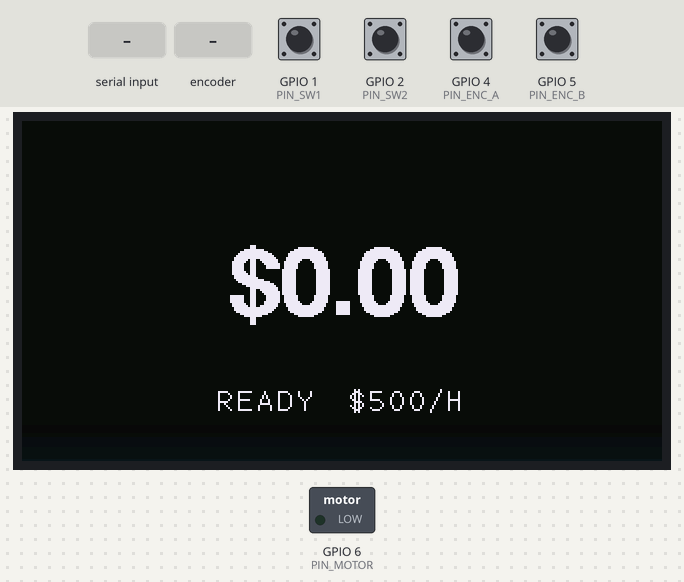
Simulated run of this sketch. Board: ESP32-S3. On the bench: 320×170 colour display, switched loads named in the sketch (green lamp = pin HIGH). Inputs (shaded band) come from the test bench; at power-on: GPIO 1 (PIN_SW1), GPIO 2 (PIN_SW2), GPIO 4 (PIN_ENC_A), GPIO 5 (PIN_ENC_B) HIGH. EEPROM starts erased; what the sketch prints to the serial monitor is not drawn.

Above: at 1.4 s.
1.5 s: GPIO 1 (PIN_SW1) pulled LOW for 0.2 s
At 2.34 s:
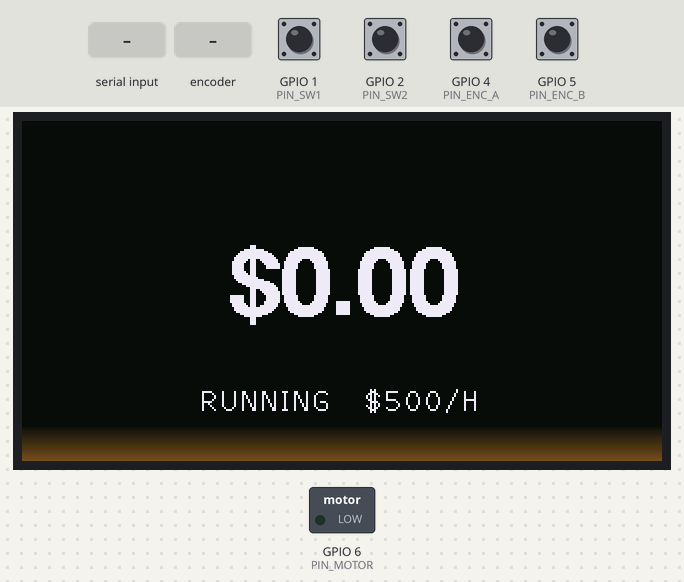
4.6 s: "s" received over Serial
At 6.0 s:
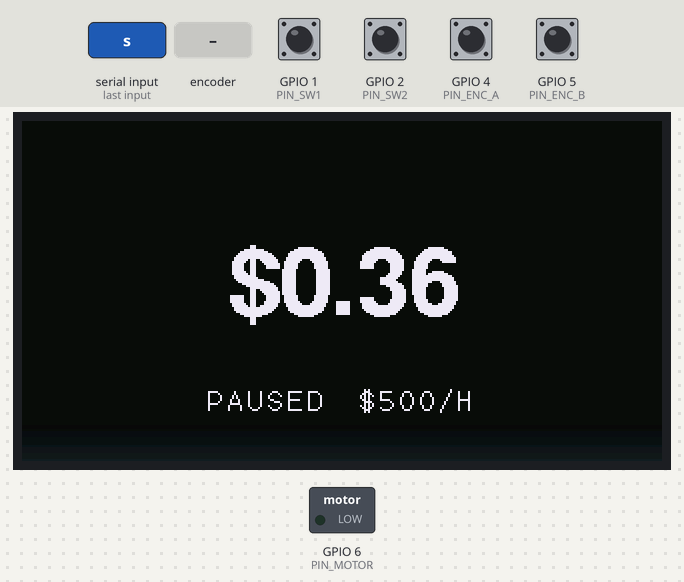
6.3 s: "s" received over Serial
At 7.41 s:
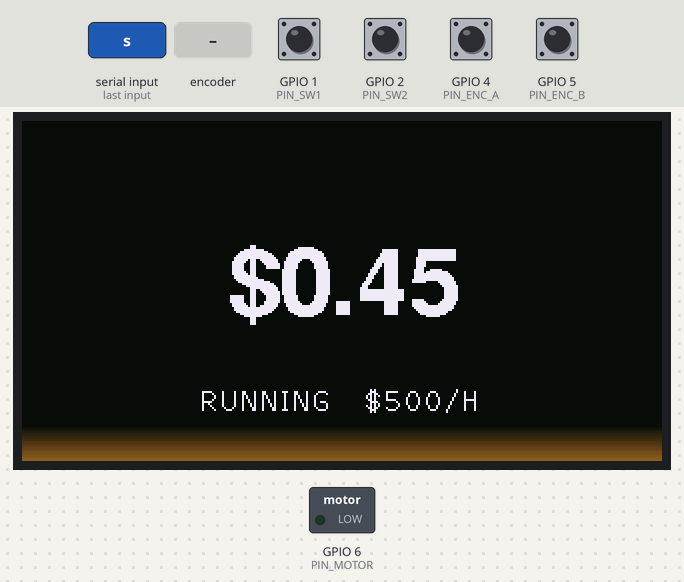
9.0 s: rotary encoder on GPIO 4 (PIN_ENC_A) / GPIO 5 (PIN_ENC_B) turned 1 step (first pin leading)
At 9.7 s:
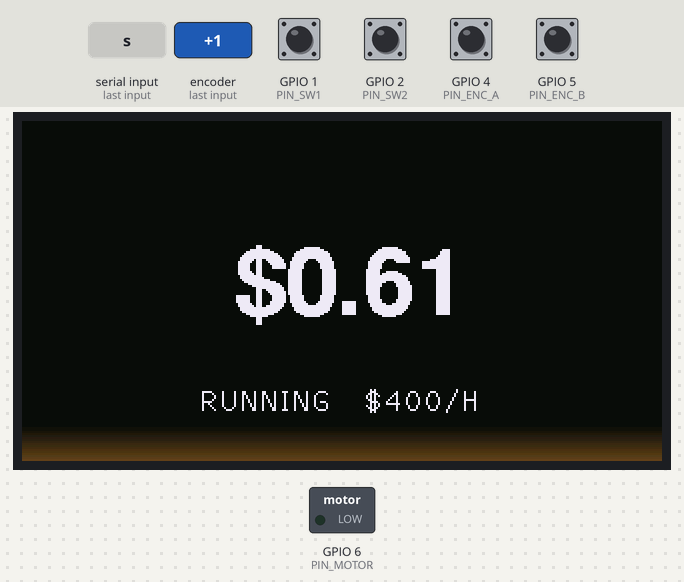
11.6 s: GPIO 2 (PIN_SW2) pulled LOW for 1 s
At 12.97 s:
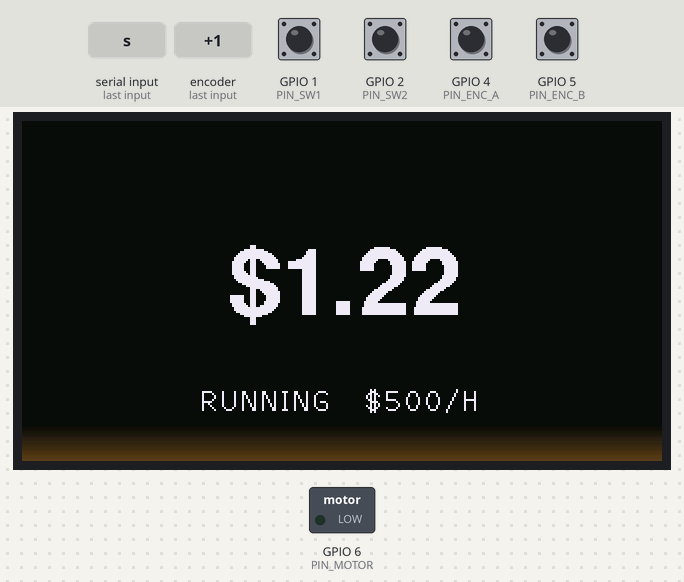
14.3 s: "t" received over Serial
At 16.73 s:
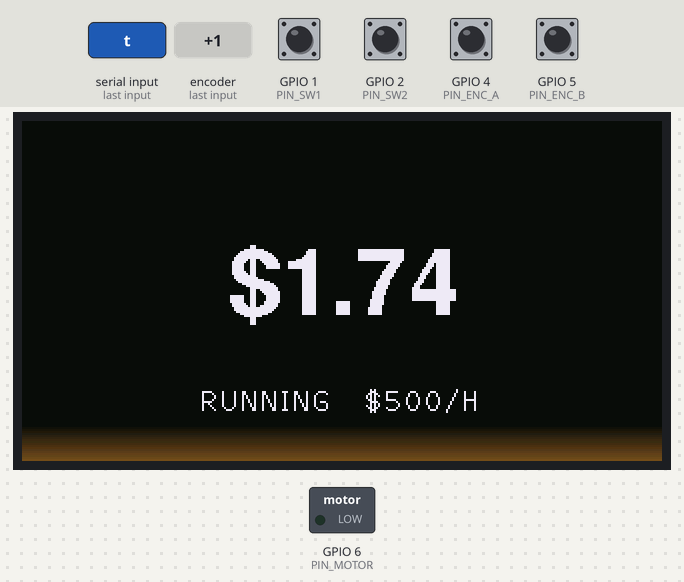
Timing chart, 0 to 18.2 s (numbered marks = the images above; inputs shaded):
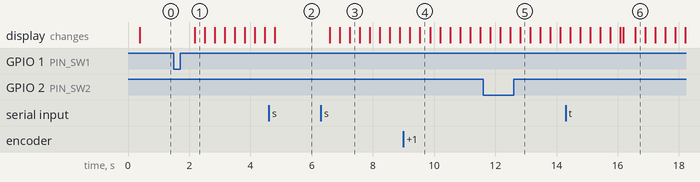

Measured:
- after the input at 1.5 s, the display: changes after 0.69 s (image 1)
- after the input at 4.6 s, the display: changes after 0.20 s (image 2)
- after the input at 6.3 s, the display: first changes after 0.30 s (image 3 shows a later state)

The sketch:

openai_gpt-5.5_rep2.ino
```cpp
#include <Arduino.h>
#include <Preferences.h>
#include "driver/gpio.h"

#define LGFX_USE_V1
#include <LovyanGFX.hpp>
class LGFX : public lgfx::LGFX_Device {
  lgfx::Panel_ST7789 _panel; lgfx::Bus_SPI _bus; lgfx::Light_PWM _light;
public:
  LGFX() {
    { auto cfg = _bus.config(); cfg.spi_host = SPI2_HOST; cfg.spi_mode = 0;
      cfg.freq_write = 50000000; cfg.freq_read = 16000000; cfg.spi_3wire = false;
      cfg.use_lock = true; cfg.dma_channel = SPI_DMA_CH_AUTO;
      cfg.pin_sclk = 12; cfg.pin_mosi = 11; cfg.pin_miso = -1; cfg.pin_dc = 13;
      _bus.config(cfg); _panel.setBus(&_bus); }
    { auto cfg = _panel.config(); cfg.pin_cs = 10; cfg.pin_rst = 9; cfg.pin_busy = -1;
      cfg.panel_width = 170; cfg.panel_height = 320; cfg.offset_x = 35; cfg.offset_y = 0;
      cfg.offset_rotation = 2; cfg.readable = false; cfg.invert = true;
      cfg.rgb_order = false; cfg.dlen_16bit = false; cfg.bus_shared = false;
      _panel.config(cfg); }
    { auto cfg = _light.config(); cfg.pin_bl = 8; cfg.invert = false;
      cfg.freq = 44100; cfg.pwm_channel = 7; _light.config(cfg); _panel.setLight(&_light); }
    setPanel(&_panel);
  }
};
// usage: LGFX tft; tft.init(); tft.setRotation(1); tft.setBrightness(180);

static const uint8_t PIN_TFT_SCLK = 12;
static const uint8_t PIN_TFT_MOSI = 11;
static const uint8_t PIN_TFT_DC = 13;
static const uint8_t PIN_TFT_CS = 10;
static const uint8_t PIN_TFT_RST = 9;
static const uint8_t PIN_TFT_BLK = 8;
static const uint8_t PIN_SW1 = 1;
static const uint8_t PIN_SW2 = 2;
static const uint8_t PIN_ENC_A = 4;
static const uint8_t PIN_ENC_B = 5;
static const uint8_t PIN_MOTOR = 6;

static const int SCREEN_W = 320;
static const int SCREEN_H = 170;
static const uint16_t COLOR_BG = 0x0861;
static const uint16_t COLOR_INK = 0xEF5E;
static const uint32_t DEBOUNCE_MS = 25;
static const uint32_t LONG_MS = 800;
static const uint32_t FRAME_MS = 25;

LGFX tft;
LGFX_Sprite spr(&tft);
Preferences prefs;

volatile int32_t encRaw = 0;
volatile uint8_t encPrev = 0;
static const int8_t ENC_TABLE[16] = {0, -1, 1, 0, 1, 0, 0, -1, -1, 0, 0, 1, 0, 1, -1, 0};
int32_t lastDetent = 0;

struct ButtonState {
  uint8_t pin;
  bool stableLevel;
  bool lastLevel;
  uint32_t changedAt;
  uint32_t downAt;
  bool longSent;
};

ButtonState sw1 = {PIN_SW1, true, true, 0, 0, false};
ButtonState sw2 = {PIN_SW2, true, true, 0, 0, false};

bool running = false;
uint64_t elapsedMs = 0;
uint32_t lastClockMs = 0;
uint16_t hourlyRate = 500;
uint8_t stepIndex = 1;
const uint16_t rateSteps[] = {25, 100, 500};

uint32_t nextFrameMs = 0;
uint32_t nextReportMs = 0;
bool prefsDirty = false;
uint32_t prefsDueMs = 0;
bool spriteOk = false;
uint8_t lastBrightness = 255;

uint16_t rgb565(uint8_t r, uint8_t g, uint8_t b) {
  return ((uint16_t)(r & 0xF8) << 8) | ((uint16_t)(g & 0xFC) << 3) | (b >> 3);
}

uint16_t mixRgb(uint8_t r, uint8_t g, uint8_t b, uint8_t amount) {
  uint8_t br = 9;
  uint8_t bg = 10;
  uint8_t bb = 12;
  uint8_t rr = br + (((int)r - br) * amount) / 255;
  uint8_t gg = bg + (((int)g - bg) * amount) / 255;
  uint8_t bb2 = bb + (((int)b - bb) * amount) / 255;
  return rgb565(rr, gg, bb2);
}

void IRAM_ATTR encoderISR() {
  uint8_t a = gpio_get_level((gpio_num_t)PIN_ENC_A) ? 1 : 0;
  uint8_t b = gpio_get_level((gpio_num_t)PIN_ENC_B) ? 2 : 0;
  uint8_t state = a | b;
  uint8_t idx = (encPrev << 2) | state;
  encRaw += ENC_TABLE[idx];
  encPrev = state;
}

void markPrefsDirty(uint32_t now) {
  prefsDirty = true;
  prefsDueMs = now + 1000;
}

void savePrefsIfDue(uint32_t now) {
  if (!prefsDirty) return;
  if ((int32_t)(now - prefsDueMs) < 0) return;
  prefs.putUShort("rate", hourlyRate);
  prefs.putUChar("step", stepIndex);
  prefsDirty = false;
}

void serviceClock(uint32_t now) {
  if (!running) return;
  uint32_t delta = now - lastClockMs;
  lastClockMs = now;
  elapsedMs += delta;
}

void startPause(uint32_t now) {
  if (running) {
    serviceClock(now);
    running = false;
    Serial.println("paused");
  } else {
    running = true;
    lastClockMs = now;
    Serial.println("running");
  }
}

void resetMeeting(uint32_t now) {
  running = false;
  elapsedMs = 0;
  lastClockMs = now;
  Serial.println("reset");
}

void cycleStep(uint32_t now) {
  stepIndex = (stepIndex + 1) % 3;
  markPrefsDirty(now);
  Serial.printf("rate step $%u/hour\n", rateSteps[stepIndex]);
}

void defaultRate(uint32_t now) {
  hourlyRate = 500;
  stepIndex = 1;
  markPrefsDirty(now);
  Serial.println("rate reset to $500/hour");
}

void pollButton(ButtonState &b, uint32_t now, void (*onShort)(uint32_t), void (*onLong)(uint32_t)) {
  bool level = digitalRead(b.pin);
  if (level != b.lastLevel) {
    b.lastLevel = level;
    b.changedAt = now;
  }

  if ((now - b.changedAt) >= DEBOUNCE_MS && level != b.stableLevel) {
    b.stableLevel = level;
    bool pressed = !b.stableLevel;
    if (pressed) {
      b.downAt = now;
      b.longSent = false;
    } else {
      if (!b.longSent && onShort) onShort(now);
    }
  }

  bool pressed = !b.stableLevel;
  if (pressed && !b.longSent && (now - b.downAt) >= LONG_MS) {
    b.longSent = true;
    if (onLong) onLong(now);
  }
}

void serviceEncoder(uint32_t now) {
  int32_t raw;
  noInterrupts();
  raw = encRaw;
  interrupts();

  int32_t detent = raw / 4;
  int32_t delta = detent - lastDetent;
  if (delta == 0) return;
  lastDetent = detent;

  int32_t next = (int32_t)hourlyRate + delta * (int32_t)rateSteps[stepIndex];
  if (next < 0) next = 0;
  if (next > 10000) next = 10000;
  if (next != hourlyRate) {
    hourlyRate = (uint16_t)next;
    markPrefsDirty(now);
    Serial.printf("rate $%u/hour\n", hourlyRate);
  }
}

void formatCost(char *out, size_t len) {
  uint64_t cents = ((uint64_t)hourlyRate * elapsedMs) / 36000ULL;
  uint64_t dollars = cents / 100ULL;
  uint64_t rem = cents % 100ULL;

  if (dollars < 1000ULL) {
    snprintf(out, len, "$%llu.%02llu", (unsigned long long)dollars, (unsigned long long)rem);
  } else if (dollars < 1000000ULL) {
    uint64_t a = dollars / 1000ULL;
    uint64_t b = dollars % 1000ULL;
    snprintf(out, len, "$%llu,%03llu", (unsigned long long)a, (unsigned long long)b);
  } else if (dollars < 10000000ULL) {
    uint64_t whole = dollars / 1000000ULL;
    uint64_t tenth = (dollars / 100000ULL) % 10ULL;
    snprintf(out, len, "$%llu.%lluM", (unsigned long long)whole, (unsigned long long)tenth);
  } else {
    snprintf(out, len, "$10M+");
  }
}

void formatLabel(char *out, size_t len) {
  const char *state = running ? "RUNNING" : (elapsedMs == 0 ? "READY" : "PAUSED");
  snprintf(out, len, "%s  $%u/H", state, hourlyRate);
}

int spacedTextWidth(lgfx::LGFX_Sprite &g, const char *s, int gap) {
  int w = 0;
  for (size_t i = 0; s[i]; i++) {
    char c[2] = {s[i], 0};
    w += g.textWidth(c);
    if (s[i + 1]) w += gap;
  }
  return w;
}

void drawSpacedCentered(lgfx::LGFX_Sprite &g, const char *s, int y, int gap) {
  int total = spacedTextWidth(g, s, gap);
  int x = (SCREEN_W - total) / 2;
  for (size_t i = 0; s[i]; i++) {
    char c[2] = {s[i], 0};
    g.drawString(c, x, y);
    x += g.textWidth(c) + gap;
  }
}

void drawAmbient(lgfx::LGFX_Sprite &g, uint32_t now) {
  uint8_t base;
  uint8_t r;
  uint8_t gg;
  uint8_t b;
  if (running) {
    uint16_t phase = now % 1600;
    uint16_t wave = phase < 800 ? phase : 1600 - phase;
    base = 70 + (wave * 80) / 800;
    r = 255; gg = 168; b = 52;
  } else if (elapsedMs == 0) {
    base = 26;
    r = 72; gg = 110; b = 130;
  } else {
    base = 46;
    r = 72; gg = 110; b = 130;
  }

  for (int y = 0; y < 18; y++) {
    uint8_t amount = (base * (18 - y)) / 18;
    g.fillRect(0, SCREEN_H - 1 - y, SCREEN_W, 1, mixRgb(r, gg, b, amount));
  }
}

void setBacklightForState(uint32_t now) {
  uint8_t brightness;
  if (running) {
    uint16_t phase = now % 1600;
    uint16_t wave = phase < 800 ? phase : 1600 - phase;
    brightness = 145 + (wave * 55) / 800;
  } else if (elapsedMs == 0) {
    brightness = 90;
  } else {
    brightness = 115;
  }

  if (brightness != lastBrightness) {
    tft.setBrightness(brightness);
    lastBrightness = brightness;
  }
}

void render(uint32_t now) {
  if ((int32_t)(now - nextFrameMs) < 0) return;
  nextFrameMs = now + FRAME_MS;

  setBacklightForState(now);

  char cost[24];
  char label[32];
  formatCost(cost, sizeof(cost));
  formatLabel(label, sizeof(label));

  if (spriteOk) {
    spr.fillScreen(COLOR_BG);
    drawAmbient(spr, now);

    spr.setTextColor(COLOR_INK, COLOR_BG);
    spr.setTextDatum(MC_DATUM);
    spr.setFont(&fonts::FreeSansBold24pt7b);
    if (spr.textWidth(cost) > 300) spr.setFont(&fonts::FreeSansBold18pt7b);
    spr.drawString(cost, SCREEN_W / 2, 78);

    spr.setTextDatum(TL_DATUM);
    spr.setFont(&fonts::Font2);
    drawSpacedCentered(spr, label, 132, 2);

    spr.pushSprite(0, 0);
  } else {
    tft.fillScreen(COLOR_BG);
    tft.setTextColor(COLOR_INK, COLOR_BG);
    tft.setTextDatum(MC_DATUM);
    tft.setFont(&fonts::FreeSansBold24pt7b);
    if (tft.textWidth(cost) > 300) tft.setFont(&fonts::FreeSansBold18pt7b);
    tft.drawString(cost, SCREEN_W / 2, 78);
    tft.setTextDatum(MC_DATUM);
    tft.setFont(&fonts::Font2);
    tft.drawString(label, SCREEN_W / 2, 138);
  }
}

void reportState(uint32_t now) {
  if ((int32_t)(now - nextReportMs) < 0) return;
  nextReportMs = now + 1000;
  char cost[24];
  formatCost(cost, sizeof(cost));
  Serial.printf("%s cost=%s elapsed_ms=%llu rate=$%u/hour step=$%u\n",
                running ? "running" : "stopped",
                cost,
                (unsigned long long)elapsedMs,
                hourlyRate,
                rateSteps[stepIndex]);
}

void serialService(uint32_t now) {
  while (Serial.available()) {
    char c = (char)Serial.read();
    if (c == ' ' || c == 's') startPause(now);
    else if (c == 'r') resetMeeting(now);
    else if (c == '+') {
      if (hourlyRate <= 10000 - rateSteps[stepIndex]) hourlyRate += rateSteps[stepIndex];
      markPrefsDirty(now);
    } else if (c == '-') {
      hourlyRate = hourlyRate > rateSteps[stepIndex] ? hourlyRate - rateSteps[stepIndex] : 0;
      markPrefsDirty(now);
    } else if (c == 't') cycleStep(now);
  }
}

void layoutAudit() {
  if (!spriteOk) return;
  spr.setFont(&fonts::FreeSansBold24pt7b);
  const char *costTests[] = {"$999.99", "$999,999", "$9.9M"};
  for (size_t i = 0; i < 3; i++) {
    int w = spr.textWidth(costTests[i]);
    Serial.printf("layout focal '%s' width=%d %s\n", costTests[i], w, w > 300 ? "OVERFLOW" : "ok");
  }
  spr.setFont(&fonts::Font2);
  const char *labelTest = "RUNNING  $10000/H";
  int lw = spacedTextWidth(spr, labelTest, 2);
  Serial.printf("layout label '%s' width=%d %s\n", labelTest, lw, lw > 300 ? "OVERFLOW" : "ok");
}

void setup() {
  Serial.begin(115200);

  pinMode(PIN_SW1, INPUT_PULLUP);
  pinMode(PIN_SW2, INPUT_PULLUP);
  pinMode(PIN_ENC_A, INPUT_PULLUP);
  pinMode(PIN_ENC_B, INPUT_PULLUP);
  pinMode(PIN_MOTOR, OUTPUT);
  digitalWrite(PIN_MOTOR, LOW);

  sw1.stableLevel = sw1.lastLevel = digitalRead(PIN_SW1);
  sw2.stableLevel = sw2.lastLevel = digitalRead(PIN_SW2);
  uint32_t now = millis();
  sw1.changedAt = sw2.changedAt = now;

  encPrev = (digitalRead(PIN_ENC_A) ? 1 : 0) | (digitalRead(PIN_ENC_B) ? 2 : 0);
  attachInterrupt(digitalPinToInterrupt(PIN_ENC_A), encoderISR, CHANGE);
  attachInterrupt(digitalPinToInterrupt(PIN_ENC_B), encoderISR, CHANGE);

  prefs.begin("meeting", false);
  hourlyRate = prefs.getUShort("rate", 500);
  if (hourlyRate > 10000) hourlyRate = 500;
  stepIndex = prefs.getUChar("step", 1);
  if (stepIndex > 2) stepIndex = 1;

  tft.init();
  tft.setRotation(1);
  tft.setBrightness(100);
  tft.fillScreen(COLOR_BG);

  spr.setColorDepth(16);
  spriteOk = spr.createSprite(SCREEN_W, SCREEN_H) != nullptr;

  layoutAudit();
  Serial.println("meeting cost meter ready");
  Serial.println("sw1 tap start/pause, sw1 hold reset, wheel changes rate, sw2 tap changes rate step, sw2 hold restores $500/hour");
}

void loop() {
  uint32_t now = millis();
  serviceClock(now);
  serialService(now);
  pollButton(sw1, now, startPause, resetMeeting);
  pollButton(sw2, now, cycleStep, defaultRate);
  serviceEncoder(now);
  savePrefsIfDue(now);
  render(now);
  reportState(now);
}
```
